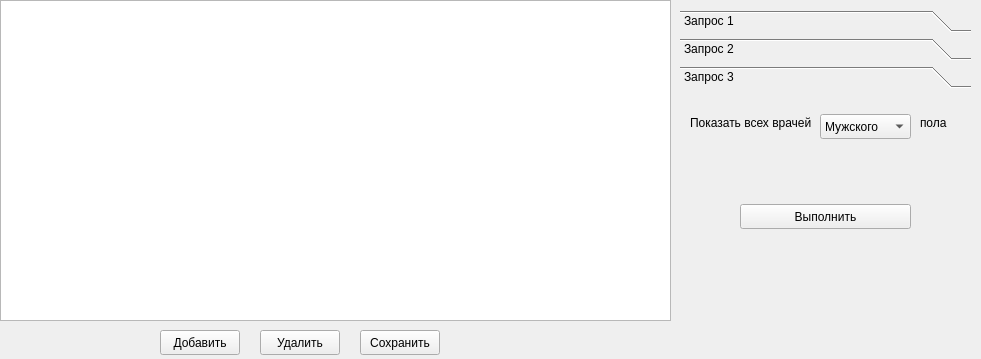
<?xml version="1.0" encoding="UTF-8"?>
<ui version="4.0">
 <class>Workers</class>
 <widget class="QWidget" name="Workers">
  <property name="geometry">
   <rect>
    <x>0</x>
    <y>0</y>
    <width>981</width>
    <height>359</height>
   </rect>
  </property>
  <property name="windowTitle">
   <string>Form</string>
  </property>
  <widget class="QTableView" name="tableView">
   <property name="geometry">
    <rect>
     <x>0</x>
     <y>0</y>
     <width>671</width>
     <height>321</height>
    </rect>
   </property>
  </widget>
  <widget class="QPushButton" name="pushButton">
   <property name="geometry">
    <rect>
     <x>160</x>
     <y>330</y>
     <width>80</width>
     <height>25</height>
    </rect>
   </property>
   <property name="text">
    <string>Добавить</string>
   </property>
  </widget>
  <widget class="QPushButton" name="pushButton_2">
   <property name="geometry">
    <rect>
     <x>260</x>
     <y>330</y>
     <width>80</width>
     <height>25</height>
    </rect>
   </property>
   <property name="text">
    <string>Удалить</string>
   </property>
  </widget>
  <widget class="QPushButton" name="pushButton_3">
   <property name="geometry">
    <rect>
     <x>360</x>
     <y>330</y>
     <width>80</width>
     <height>25</height>
    </rect>
   </property>
   <property name="text">
    <string>Сохранить</string>
   </property>
  </widget>
  <widget class="QToolBox" name="toolBox">
   <property name="geometry">
    <rect>
     <x>680</x>
     <y>10</y>
     <width>291</width>
     <height>261</height>
    </rect>
   </property>
   <property name="currentIndex">
    <number>2</number>
   </property>
   <widget class="QWidget" name="page">
    <property name="geometry">
     <rect>
      <x>0</x>
      <y>0</y>
      <width>291</width>
      <height>168</height>
     </rect>
    </property>
    <attribute name="label">
     <string>Запрос 1</string>
    </attribute>
    <widget class="QLineEdit" name="quest1query">
     <property name="geometry">
      <rect>
       <x>10</x>
       <y>50</y>
       <width>271</width>
       <height>25</height>
      </rect>
     </property>
     <property name="text">
      <string>Гинекология</string>
     </property>
    </widget>
    <widget class="QPushButton" name="doIt">
     <property name="geometry">
      <rect>
       <x>10</x>
       <y>110</y>
       <width>261</width>
       <height>25</height>
      </rect>
     </property>
     <property name="text">
      <string>Выполнить</string>
     </property>
    </widget>
    <widget class="QLabel" name="label">
     <property name="geometry">
      <rect>
       <x>10</x>
       <y>0</y>
       <width>221</width>
       <height>51</height>
      </rect>
     </property>
     <property name="text">
      <string>Показать всех врачей из отделения</string>
     </property>
    </widget>
   </widget>
   <widget class="QWidget" name="page_2">
    <property name="geometry">
     <rect>
      <x>0</x>
      <y>0</y>
      <width>291</width>
      <height>168</height>
     </rect>
    </property>
    <attribute name="label">
     <string>Запрос 2</string>
    </attribute>
    <widget class="QLabel" name="label_2">
     <property name="geometry">
      <rect>
       <x>10</x>
       <y>0</y>
       <width>231</width>
       <height>51</height>
      </rect>
     </property>
     <property name="text">
      <string>Показать всех врачей в возрасте до</string>
     </property>
    </widget>
    <widget class="QPushButton" name="doIt2">
     <property name="geometry">
      <rect>
       <x>10</x>
       <y>110</y>
       <width>261</width>
       <height>25</height>
      </rect>
     </property>
     <property name="text">
      <string>Выполнить</string>
     </property>
    </widget>
    <widget class="QSpinBox" name="questquery2">
     <property name="geometry">
      <rect>
       <x>230</x>
       <y>10</y>
       <width>45</width>
       <height>26</height>
      </rect>
     </property>
    </widget>
   </widget>
   <widget class="QWidget" name="page_3">
    <attribute name="label">
     <string>Запрос 3</string>
    </attribute>
    <widget class="QLabel" name="label_3">
     <property name="geometry">
      <rect>
       <x>10</x>
       <y>20</y>
       <width>141</width>
       <height>17</height>
      </rect>
     </property>
     <property name="text">
      <string>Показать всех врачей</string>
     </property>
    </widget>
    <widget class="QComboBox" name="questquery3">
     <property name="geometry">
      <rect>
       <x>140</x>
       <y>20</y>
       <width>91</width>
       <height>25</height>
      </rect>
     </property>
     <item>
      <property name="text">
       <string>Мужского</string>
      </property>
     </item>
     <item>
      <property name="text">
       <string>Женского</string>
      </property>
     </item>
    </widget>
    <widget class="QLabel" name="label_4">
     <property name="geometry">
      <rect>
       <x>240</x>
       <y>20</y>
       <width>141</width>
       <height>17</height>
      </rect>
     </property>
     <property name="text">
      <string>пола</string>
     </property>
    </widget>
    <widget class="QPushButton" name="doit3">
     <property name="geometry">
      <rect>
       <x>60</x>
       <y>110</y>
       <width>171</width>
       <height>25</height>
      </rect>
     </property>
     <property name="text">
      <string>Выполнить</string>
     </property>
    </widget>
   </widget>
  </widget>
 </widget>
 <resources/>
 <connections/>
</ui>
